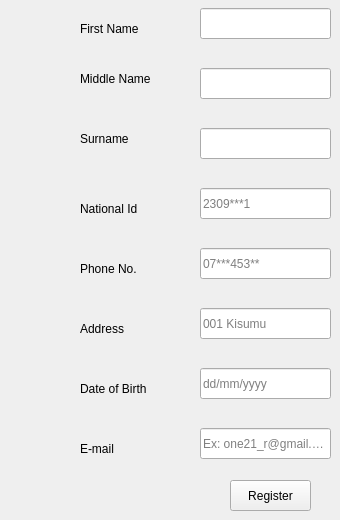
    <widget class="QWidget" name="tab">
     <attribute name="title">
      <string>Patient Registration</string>
     </attribute>
     <widget class="QLineEdit" name="lineEdit_62">
      <property name="geometry">
       <rect>
        <x>200</x>
        <y>68</y>
        <width>131</width>
        <height>31</height>
       </rect>
      </property>
     </widget>
     <widget class="QLineEdit" name="lineEdit_63">
      <property name="geometry">
       <rect>
        <x>200</x>
        <y>128</y>
        <width>131</width>
        <height>31</height>
       </rect>
      </property>
     </widget>
     <widget class="QLineEdit" name="lineEdit_67">
      <property name="geometry">
       <rect>
        <x>200</x>
        <y>188</y>
        <width>131</width>
        <height>31</height>
       </rect>
      </property>
      <property name="placeholderText">
       <string>2309***1</string>
      </property>
     </widget>
     <widget class="QLineEdit" name="lineEdit_68">
      <property name="geometry">
       <rect>
        <x>200</x>
        <y>248</y>
        <width>131</width>
        <height>31</height>
       </rect>
      </property>
      <property name="placeholderText">
       <string>07***453**</string>
      </property>
     </widget>
     <widget class="QLineEdit" name="lineEdit_69">
      <property name="geometry">
       <rect>
        <x>200</x>
        <y>8</y>
        <width>131</width>
        <height>31</height>
       </rect>
      </property>
     </widget>
     <widget class="QLineEdit" name="lineEdit_70">
      <property name="geometry">
       <rect>
        <x>200</x>
        <y>308</y>
        <width>131</width>
        <height>31</height>
       </rect>
      </property>
      <property name="placeholderText">
       <string>001 Kisumu</string>
      </property>
     </widget>
     <widget class="QLineEdit" name="lineEdit_71">
      <property name="geometry">
       <rect>
        <x>200</x>
        <y>368</y>
        <width>131</width>
        <height>31</height>
       </rect>
      </property>
      <property name="placeholderText">
       <string>dd/mm/yyyy</string>
      </property>
     </widget>
     <widget class="QLineEdit" name="lineEdit_72">
      <property name="geometry">
       <rect>
        <x>200</x>
        <y>428</y>
        <width>131</width>
        <height>31</height>
       </rect>
      </property>
      <property name="placeholderText">
       <string>Ex: one21_r@gmail.com</string>
      </property>
     </widget>
     <widget class="QLabel" name="label_75">
      <property name="geometry">
       <rect>
        <x>80</x>
        <y>18</y>
        <width>71</width>
        <height>21</height>
       </rect>
      </property>
      <property name="text">
       <string>First Name</string>
      </property>
     </widget>
     <widget class="QLabel" name="label_76">
      <property name="geometry">
       <rect>
        <x>80</x>
        <y>68</y>
        <width>71</width>
        <height>21</height>
       </rect>
      </property>
      <property name="text">
       <string>Middle Name</string>
      </property>
     </widget>
     <widget class="QLabel" name="label_77">
      <property name="geometry">
       <rect>
        <x>80</x>
        <y>128</y>
        <width>71</width>
        <height>21</height>
       </rect>
      </property>
      <property name="text">
       <string>Surname</string>
      </property>
     </widget>
     <widget class="QLabel" name="label_78">
      <property name="geometry">
       <rect>
        <x>80</x>
        <y>198</y>
        <width>71</width>
        <height>21</height>
       </rect>
      </property>
      <property name="text">
       <string>National Id</string>
      </property>
     </widget>
     <widget class="QLabel" name="label_79">
      <property name="geometry">
       <rect>
        <x>80</x>
        <y>258</y>
        <width>71</width>
        <height>21</height>
       </rect>
      </property>
      <property name="text">
       <string>Phone No.</string>
      </property>
     </widget>
     <widget class="QLabel" name="label_80">
      <property name="geometry">
       <rect>
        <x>80</x>
        <y>318</y>
        <width>71</width>
        <height>21</height>
       </rect>
      </property>
      <property name="text">
       <string>Address</string>
      </property>
     </widget>
     <widget class="QLabel" name="label_81">
      <property name="geometry">
       <rect>
        <x>80</x>
        <y>378</y>
        <width>71</width>
        <height>21</height>
       </rect>
      </property>
      <property name="text">
       <string>Date of Birth</string>
      </property>
     </widget>
     <widget class="QLabel" name="label_82">
      <property name="geometry">
       <rect>
        <x>80</x>
        <y>438</y>
        <width>71</width>
        <height>21</height>
       </rect>
      </property>
      <property name="text">
       <string>E-mail</string>
      </property>
     </widget>
     <widget class="QPushButton" name="pushButton_29">
      <property name="geometry">
       <rect>
        <x>230</x>
        <y>480</y>
        <width>81</width>
        <height>31</height>
       </rect>
      </property>
      <property name="text">
       <string>Register</string>
      </property>
     </widget>
    </widget>
